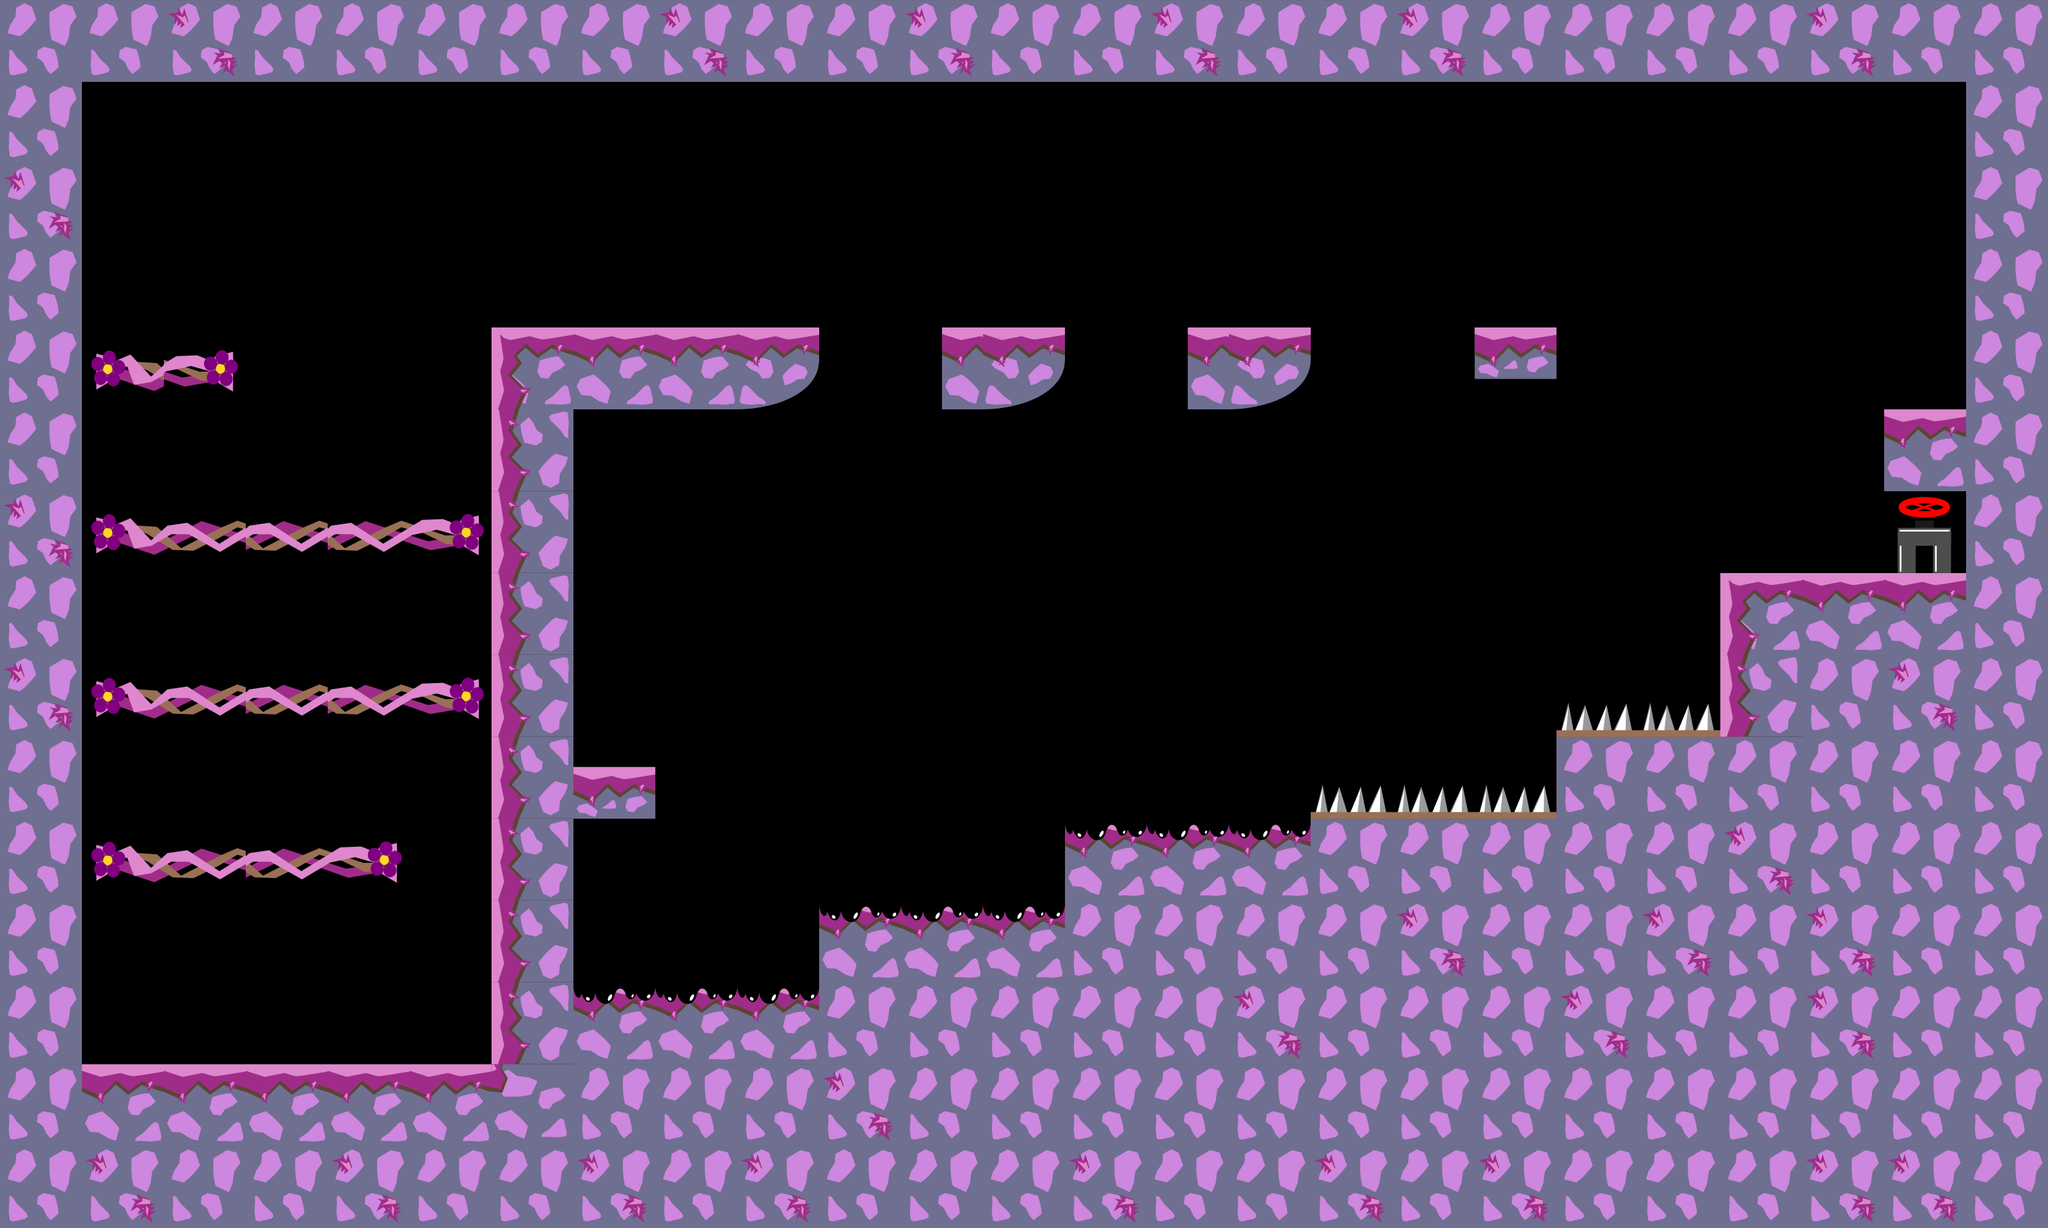

Tiled map render using the project's own tile images. Description and the map definition, with tile-layer contents summarised, below:
An orthogonal 25x15 tile map with 128x128 px tiles, 2 tile layers (graphics, oil), 4 tilesets and 42 objects.

<map version="1.0" tiledversion="1.1.1" orientation="orthogonal" renderorder="right-down" width="25" height="15" tilewidth="128" tileheight="128" infinite="0" nextobjectid="205">
 <tileset firstgid="1" source="tiles_128x128.tsx" />
 <tileset firstgid="37" source="tiles_oil_128x128.tsx" />
 <tileset firstgid="77" source="tiles_128x128_purple.tsx" />
 <tileset firstgid="113" source="tiles_128x128_vines.tsx" />
 <layer name="graphics" width="25" height="15">
  <data>[375 cells, 193 non-empty, 15 distinct tile ids]</data>
 </layer>
 <layer name="oil" width="25" height="15">
  <data>[375 cells, 9 non-empty, 1 distinct tile ids]</data>
 </layer>
 <objectgroup name="blocks">
  <object id="2" x="3072" y="4" width="112" height="1696" />
  <object id="3" x="64" y="52" width="64" height="1684" />
  <object id="4" x="8" y="4" width="3172" height="120" />
  <object id="127" x="8" y="1664" width="3196" height="248.002" />
  <object id="191" x="766" y="508" width="512" height="128" />
  <object id="192" x="768" y="640" width="128" height="1024" />
  <object id="193" x="1472" y="512" width="192" height="128" />
  <object id="194" x="1855.33" y="512" width="192.667" height="128" />
  <object id="195" x="2293.5" y="512" width="137.5" height="80" />
  <object id="196" x="2944" y="640" width="128" height="128" />
  <object id="197" x="2688" y="896" width="384" height="128" />
  <object id="198" x="2432" y="1105" width="256" height="47" />
  <object id="199" x="2048" y="1235" width="384" height="45" />
  <object id="200" x="1664" y="1281.33" width="384" height="126.667" />
  <object id="201" x="1280" y="1408" width="384" height="128" />
  <object id="202" x="896" y="1536" width="384" height="128" />
  <object id="203" x="897.333" y="1200" width="126.667" height="80" />
 </objectgroup>
 <objectgroup name="switch">
  <object id="160" x="896" y="1072" width="128" height="128" />
 </objectgroup>
 <objectgroup name="levelEndBlock">
  <object id="146" x="2816" y="768" width="128" height="128" />
 </objectgroup>
 <objectgroup name="slope" />
 <objectgroup name="passBlock">
  <object id="104" x="157.622" y="1070.59" width="581.697" height="46" />
  <object id="105" x="165.622" y="817.254" width="571.697" height="46" />
  <object id="165" x="144.289" y="561.254" width="215.697" height="46" />
  <object id="190" x="145.97" y="1327.07" width="465.197" height="46" />
 </objectgroup>
 <objectgroup name="flowers">
  <object id="74" x="256.97" y="672.853" width="69.697" height="69.697">
   <ellipse />
  </object>
  <object id="76" x="285.212" y="308.005" width="69.697" height="69.697">
   <ellipse />
  </object>
  <object id="80" x="2974.8" y="508.853" width="69.697" height="69.697">
   <ellipse />
  </object>
  <object id="83" x="652.489" y="674.671" width="69.697" height="69.697">
   <ellipse />
  </object>
  <object id="112" x="1702.43" y="968.853" width="69.697" height="69.697">
   <ellipse />
  </object>
  <object id="114" x="1228.25" y="1141.22" width="69.697" height="69.697">
   <ellipse />
  </object>
  <object id="141" x="2519.82" y="773.945" width="69.697" height="69.697">
   <ellipse />
  </object>
  <object id="143" x="240.245" y="938.729" width="69.697" height="69.697">
   <ellipse />
  </object>
  <object id="144" x="2127.76" y="876.613" width="69.697" height="69.697">
   <ellipse />
  </object>
 </objectgroup>
 <objectgroup name="end">
  <object id="44" x="2966.4" y="779.153" width="93" height="95">
   <ellipse />
  </object>
 </objectgroup>
 <objectgroup name="pushBlocks">
  <object id="46" x="1633.86" y="377.883" width="124.667" height="124.667" />
  <object id="181" x="1236.89" y="380.913" width="124.667" height="124.667" />
  <object id="182" x="2006.58" y="380.913" width="124.667" height="124.667" />
  <object id="183" x="2382.34" y="380.913" width="124.667" height="124.667" />
 </objectgroup>
 <objectgroup name="damage">
  <object id="185" x="895" y="1532" width="382" height="47" />
  <object id="186" x="1281" y="1404" width="383" height="50" />
  <object id="187" x="1662" y="1276" width="384" height="34" />
  <object id="188" x="2049" y="1217" width="381" height="39" />
  <object id="189" x="2433.33" y="1085.67" width="258" height="31" />
 </objectgroup>
 <objectgroup name="warp_a" />
 <objectgroup name="warp_b" />
</map>
